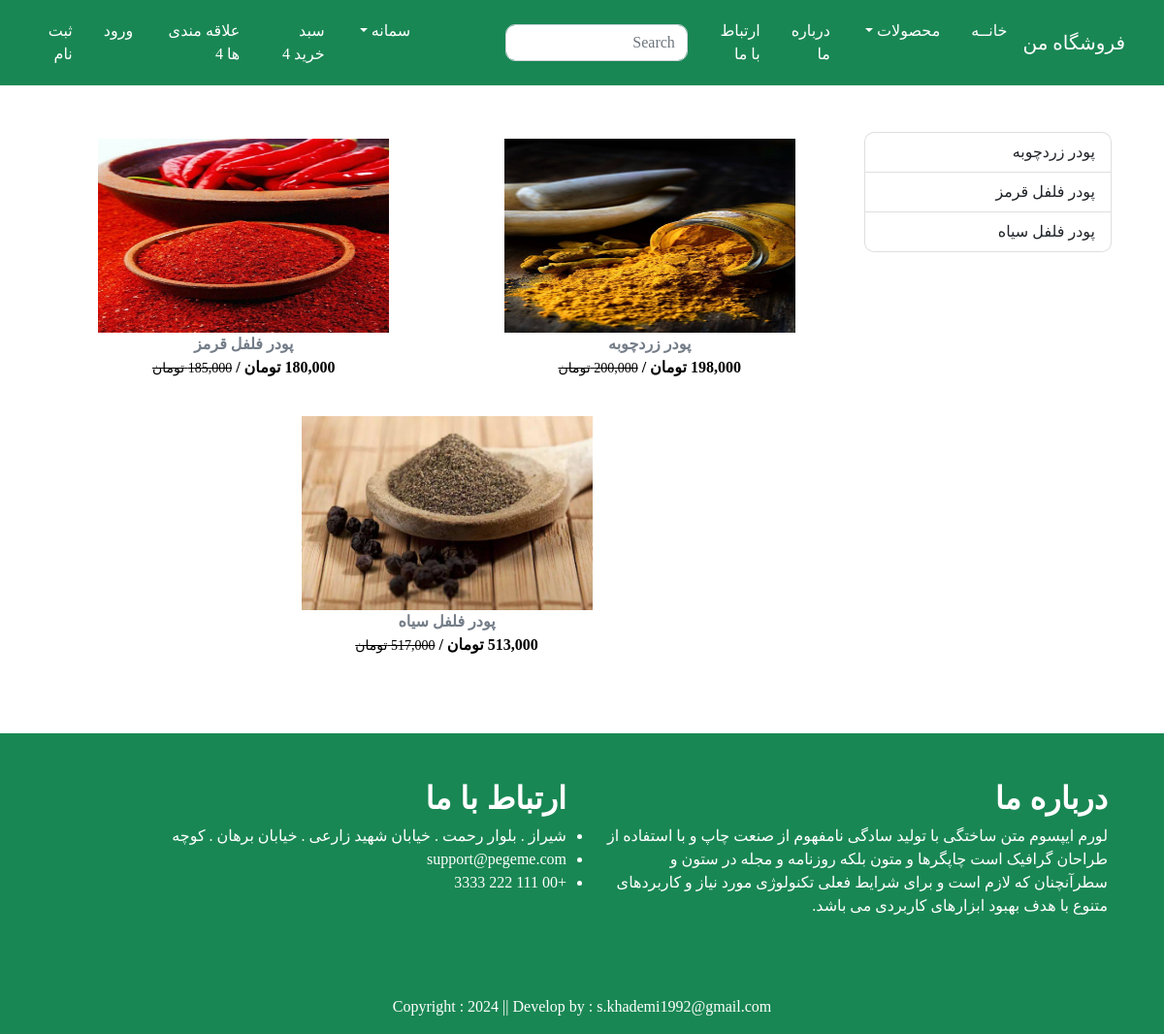
The app's page /category/AD, older data.
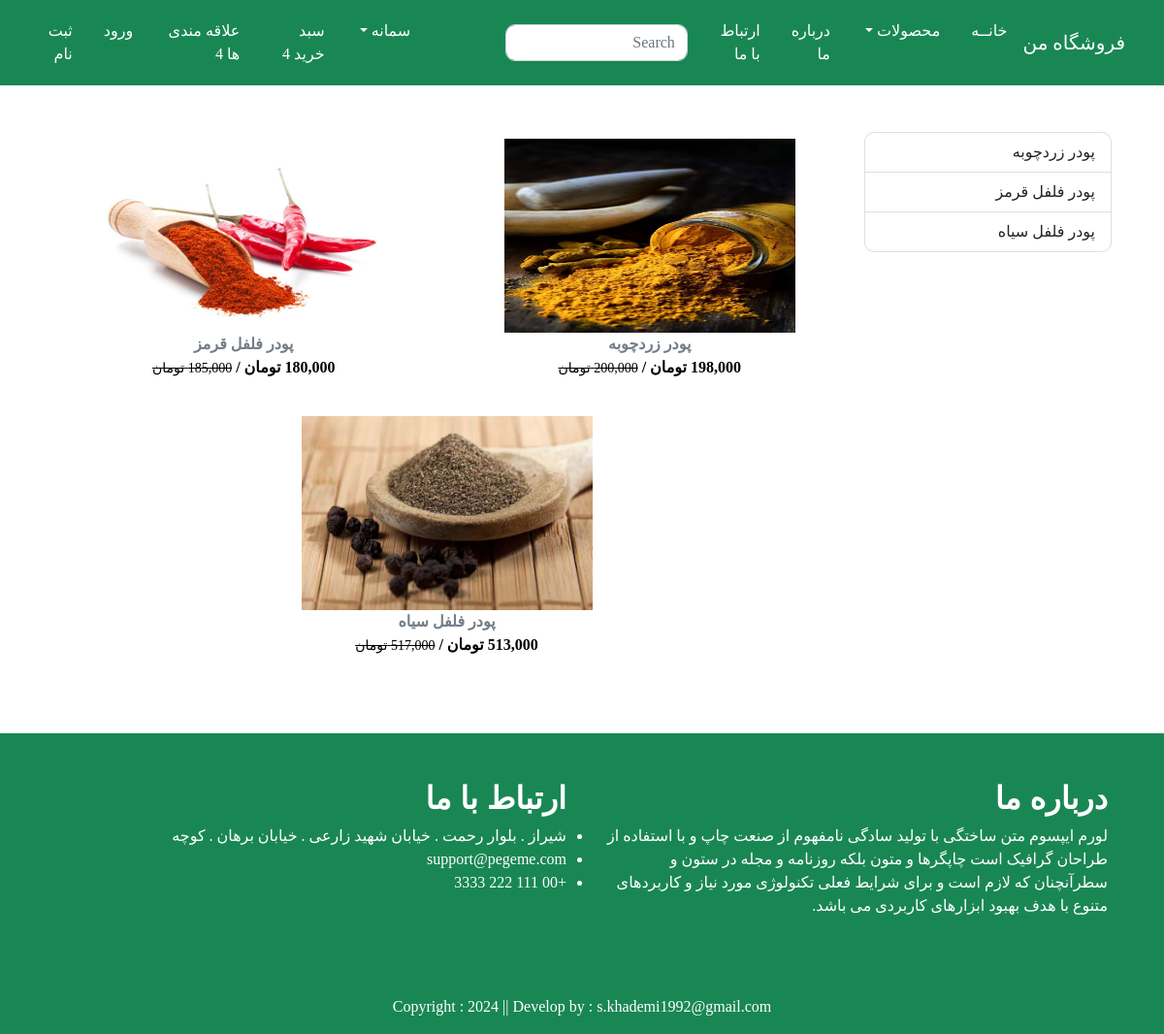
The same page, newer data.
### app/models.py (models this page shows, shortened)
class Product(models.Model):
    title = models.CharField(max_length=100)
    selling_price = models.DecimalField(default=0, decimal_places=0, max_digits=12)
    discounted_price = models.DecimalField(default=0, decimal_places=0, max_digits=12, null=True, blank=True)
    description = models.TextField()
    category = models.CharField(choices=CATEGORY_CHOICES, max_length=2)
    product_image = models.ImageField(upload_to='product')

### app/views.py (the view)
# urls.py: path('category/<slug:val>', views.CategoryView.as_view(), name='category'),
class CategoryView(View):
    def get(self, request, val):
        product = Product.objects.filter(category=val)
        title = Product.objects.filter(category=val).values('title')
        return render(request, 'app/category.html', locals())

### app/templates/app/category.html (shortened to what this page needs)
{% extends 'app/base.html' %}
{% load static %}
{% load humanize %}
{% block main-content %}
    <div class="container my-5">
        <div class="row">
            <div class="col-sm-3">
                <div class="list-group">
                    {% for val in title %}
                        <a href="{% url 'category-title' val.title %}" class="list-group-item list-group-item-action" aria-current="true">{{ val.title }}</a>
                    {% endfor %}
                </div>
            </div>
            <div class="col-sm-9">
                <div class="row">
                    {% for prod in product %}
                        <div class="col text-center mb-4">
                            <a href="{% url 'product-detail' prod.id %}" class="btn">
                                <div>
                                    <img src="{{ prod.product_image.url }}" width="300px" height="200px"/>
                                    <div class="fw-bold">{{ prod.title }}</div>
                                    <div class="fw-bold table-danger">
                                        {{ prod.discounted_price | intcomma }} تومان /
                                        <small class="fw-light text-decoration-line-through">
                                            {{ prod.selling_price | intcomma }} تومان
                                        </small>
                                    </div>
                                </div>
                            </a>
                        </div>
                    {% endfor %}
                </div>
            </div>
        </div>
    </div>
{% endblock main-content %}

### app/templates/app/base.html (shortened to what this page needs)
<!DOCTYPE html>
{% load static %}
<html lang="fa" dir="rtl">
<head>
    <link href="https://cdn.jsdelivr.net/npm/bootstrap@5.3.3/dist/css/bootstrap.min.css" rel="stylesheet">
    <link rel="stylesheet" href="{% static 'app/css/all.min.css' %}">
    <link rel="stylesheet" href="{% static 'app/css/owl.carousel.min.css' %}">
    <link rel="stylesheet" href="{% static 'app/css/style.css' %}">
    <link rel="stylesheet" href="{% static 'app/css/font-awesome.min.css' %}">
    <link rel="stylesheet" href="{% static 'app/css/responsive.css' %}">
    <link rel="stylesheet" href="{% static 'app/css/bootstrap.min.css' %}">
</head>
<body class="font" dir="rtl">
    <nav class="navbar sticky-top navbar-expand-lg navbar-dark bg-success">
        <div class="container-fluid my-1">
            <a class="navbar-brand" href="{% url 'home' %}">فروشگاه من</a>
            <div class="collapse navbar-collapse" id="navbarSupportedContent">
                <ul class="navbar-nav mb-2 mb-lg-0">
                    <li class="nav-item mx-2">
                        <a class="nav-link active" aria-current="page" href="{% url 'home' %}">خانــه</a>
                    </li>
                    <li class="nav-item dropdown mx-2">
                        <a class="nav-link dropdown-toggle text-white" href="#" role="button" data-bs-toggle="dropdown" aria-expanded="false">محصولات </a>
                    </li>
                    <li class="nav-item mx-2">
                        <a class="nav-link text-white" href="{% url 'about' %}">درباره ما</a>
                    </li>
                    <li class="nav-item mx-2">
                        <a class="nav-link text-white" href="{% url 'contact' %}">ارتباط با ما</a>
                    </li>
                </ul>
                <form class="d-flex mx-2" role="search">
                    <input class="form-control me-2" type="search" placeholder="Search" aria-label="Search">
                    <button class="btn btn-outline-success" type="submit">جستجو</button>
                </form>
            </div>
            <div>
                <ul class="navbar-nav me-auto mb-2 mb-lg-0">
                    <li class="nav-item dropdown mx-2">
                        <a class="nav-link dropdown-toggle text-white" href="#" id="profileDropdown" role="button" data-bs-toggle="dropdown" aria-expanded="false">سمانه </a>
                    </li>
                    <li class="nav-item mx-2">
                        <a href="#" class="nav-link text-white">سبد خرید 4</a>
                    </li>
                    <li class="nav-item mx-2">
                        <a href="#" class="nav-link text-white">علاقه مندی ها 4</a>
                    </li>
                    <li class="nav-item mx-2">
                        <a href="{% url 'login' %}" class="nav-link text-white">ورود</a>
                    </li>
                    <li class="nav-item mx-2">
                        <a href="{% url 'customerregistration' %}" class="nav-link text-white">ثبت نام</a>
                    </li>
                </ul>
            </div>
        </div>
    </nav>
{% block main-content %}{% endblock main-content %}
	<div class="text-white bg-success py-5">
		<div class="container">
			<div class="row">
				<div class="col-lg-6 col-md-6 px-3">
					<div class="about-widget">
						<h2 class="fs-sm-1 text-white">درباره ما</h2>
						<p>
                            لورم ایپسوم متن ساختگی با تولید سادگی نامفهوم از صنعت چاپ و با استفاده از طراحان گرافیک است چاپگرها و متون بلکه روزنامه و مجله در ستون و سطرآنچنان که لازم است و برای شرایط فعلی تکنولوژی مورد نیاز و کاربردهای متنوع با هدف بهبود ابزارهای کاربردی می باشد.
                        </p>
					</div>
				</div>
				<div class="col-lg-6 col-md-6 px-3">
					<div class="footer-box get-in-touch">
						<h2 class="widget-title text-white">ارتباط با ما</h2>
						<ul>
							<li>شیراز . بلوار رحمت . خیابان شهید زارعی . خیابان برهان . کوچه</li>
							<li>support@pegeme.com</li>
							<li>+00 111 222 3333</li>
						</ul>
					</div>
				</div>
			</div>
		</div>
	</div>
    <footer class="py-3 bg-success col-lg-12 col-md-12">
        <div class="container">
            <p class="m-0 text-center text-white">Copyright : 2024 || Develop by : s.khademi1992@gmail.com</p>
        </div>
    </footer>
</body>
</html>

### app/static/app/css/style.css (style rules this page uses)
* { margin: 0; padding: 0; box-sizing: border-box; }
.font { font-family: font; }

Row changes from the older to the newer data that the page shows:
changed Product "پودر فلفل قرمز": product_image: a different picture
